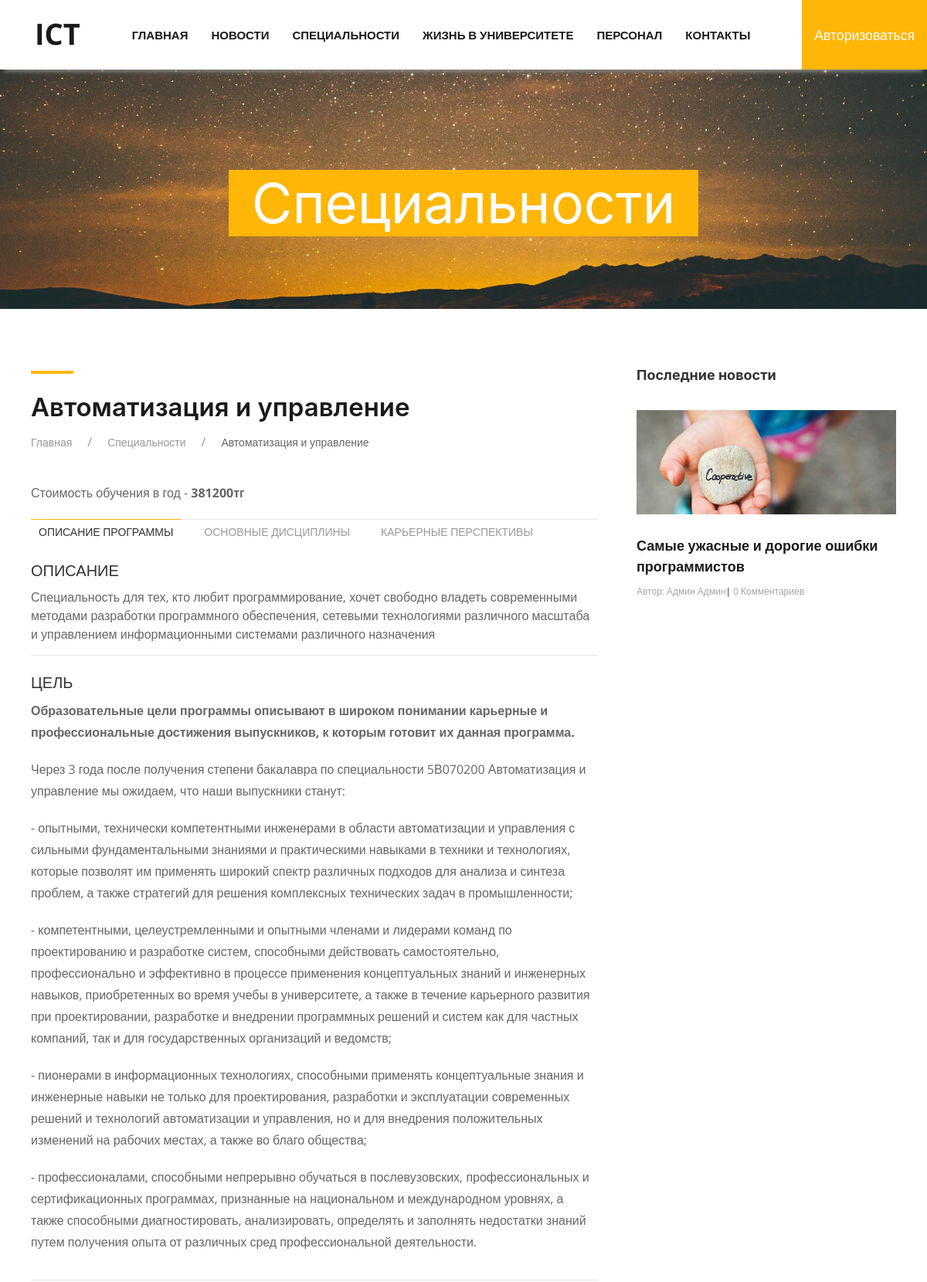
Before: /specialty/automation-and-managament/ (upper part) with the older database file.
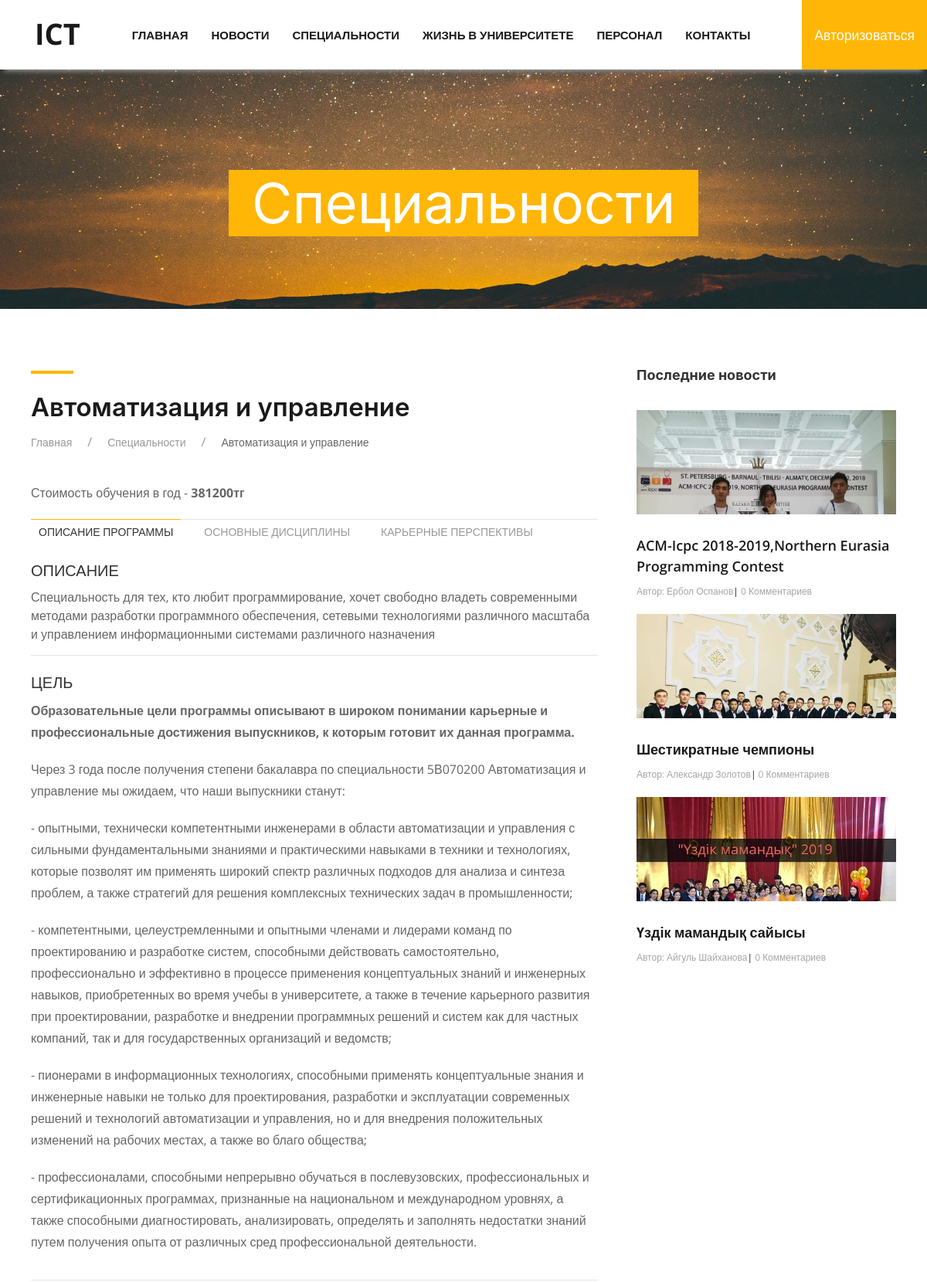
After: the same page with the newer database file.
### ICTapp/models.py (models this page shows, shortened)
class Specialty(models.Model):
   name = models.CharField(max_length=100)
   slug = models.SlugField()
   price = models.IntegerField()
   description = models.TextField(blank=True)
   purpose = models.TextField(blank=True)
   tasks = models.TextField(blank=True)
   perspectives = models.TextField(blank=True)
   img = models.ImageField(upload_to='Specialty_images', blank=True)

### News/models.py (models this page shows, shortened)
class Post(models.Model):
   author = models.ForeignKey(User, on_delete=models.CASCADE)
   title = models.CharField(max_length=100)
   text = models.TextField()
   img = models.ImageField(upload_to='posts_images', blank=True)
   img_1 = models.ImageField(upload_to='posts_images', blank=True)
   img_2 = models.ImageField(upload_to='posts_images', blank=True)
   img_3 = models.ImageField(upload_to='posts_images', blank=True)
   img_4 = models.ImageField(upload_to='posts_images', blank=True)
   date = models.DateTimeField(default=timezone.now)
   def get_absolute_url(self):
      return reverse('news_detail_url', kwargs={'pk':self.pk})
   def get_comment_count(self):
      return self.comments.all().filter(approved=True).count()

### ICTapp/views.py (the view)
# urls.py: path('specialty/<str:slug>/', SpecialtyDetailView.as_view(), name='specialty_detail_url'),
class SpecialtyDetailView(View):
   def get(self, request, slug):
      speciality = get_object_or_404(Specialty, slug=slug)
      latest_news = Post.objects.filter().order_by('-date')[:3]
      return render(request, 'ICTapp/specialty_detail.html', context={
         'speciality': speciality,
         'latest_news': latest_news,
      })

### ICTapp/context_processors.py (called while the page is built)
def question_form(request):
   if request.method == 'POST':
      bound_form = QuestionForm(request.POST)
      if bound_form.is_valid():
         bound_form.save()
         messages.success(request, f'Ваш вопрос принят. Прошу ожидайте ответа')
   return {'question_form': QuestionForm()}

### ICTapp/models.py (called while the page is built)
   def __str__(self):
      return self.name

### ICTapp/templates/ICTapp/specialty_detail.html (shortened to what this page needs)
{% extends 'base.html' %}
{% block content %}
   <div class="news-header parallax-window" data-parallax="scroll" data-image-src="/media/background-images/books.jpg">
      <h1>Специальности</h1>
   </div>
   <section id="specialty" class="specialty section">
      <div class="wrapper news-wrap flex j-sb">
         <div class="news-box">
            <h3 class="specialty-title">{{ speciality.name }}</h3>
            <ul class="uk-breadcrumb breadcrumb">
               <li><a href="{% url 'home_url' %}">Главная</a></li>
               <li><a href="{% url 'specialty_url' %}">Специальности</a></li>
               <li><span>{{ speciality.name }}</span></li>
            </ul>
            <div class="specialty-box">
               <p>Стоимость обучения в год - <strong>{{ speciality.price }}тг</strong></p>
               <ul class="uk-tab-bottom" uk-tab>
                  <li class="uk-active"><a href="#">Описание программы</a></li>
                  <li><a href="#">Основные дисциплины</a></li>
                  <li><a href="#">Карьерные перспективы</a></li>
               </ul>
               <ul class="uk-switcher uk-margin">
                  <li>
                     <dl class="uk-description-list">
                        <dt class="specialty-box__desc-title">Описание</dt>
                        <dd>
                           {{ speciality.description|safe }}
                        </dd>
                        <dt class="specialty-box__desc-title">Цель</dt>
                        <dd>
                           {{ speciality.purpose|safe }}
                        </dd>
                     </dl>
                  </li>
               </ul>
            </div>
         </div>
         {% include 'includes/latest_news.html' %}
   </section>
{% endblock content %}

### ICTapp/templates/base.html (shortened to what this page needs)
{% load static %}
<!DOCTYPE html>
<html lang="ru">
<head>
   <link rel="stylesheet" href="{% static 'css/font-awesome.min.css' %}">
   <link rel="stylesheet" href="{% static 'css/main.css' %}">
   <link rel="stylesheet" href="{% static 'css/uikit.min.css' %}">
</head>
<body>
   <nav class="flex j-sb flex-align-center">
      <div class="logo">
         <a class="text-decor-none transition" href="{% url 'home_url' %}">ICT</a>
      </div>
      <ul class="menu flex">
         <li class="menu_item">
            <a href="{% url 'home_url' %}" class="menu_link transition text-decor-none text-decor-none">Главная</a>
         </li>
         <li class="menu_item">
            <a href="{% url 'news_url' %}" class="menu_link transition text-decor-none">Новости</a>
         </li>
         <li class="menu_item">
            <a href="{% url 'specialty_url' %}" class="menu_link transition text-decor-none">Специальности</a>
         </li>
         <li class="menu_item">
            <a href="{% url 'informations_url' %}" class="menu_link transition text-decor-none">Жизнь в университете</a>
         </li>
         <li class="menu_item">
            <a href="{% url 'staff_url' %}" class="menu_link transition text-decor-none">Персонал</a>
         </li>
         <li class="menu_item">
            <a href="#footer" class="menu_link transition text-decor-none" uk-scroll>Контакты</a>
         </li>
      </ul>
      <div class="auth-box">
         {% if user.is_authenticated %}
            <p class="auth-box-true">
               <a href="{% url 'profile_url' %}" class="text-decor-none transition">Профиль</a>
               <br>
               <a href="{% url 'sign_out_url' %}" class="text-decor-none transition">Выйти</a>
            </p>
         {% else %}
            <p class="auth-box-false">
               <a href="{% url 'sign_in_url' %}" class="text-decor-none transition">Авторизоваться</a>
            </p>
         {% endif %}
      </div>
   </nav>
   {% block content %}
   {% endblock content %}
</body>
</html>

### ICTapp/templates/includes/latest_news.html
<div class="news-more">
      <h3 class="text-title news-more__title">Последние новости</h3>
      <div class="news-more-box">
         {% for post in latest_news %}
            <div class="news-more__item">
               {% if post.img %}
                  <div class="news-more__img">
                     <img src="{{ post.img.url }}" alt="news">
                  </div>
               {% endif %}
               <a class="text-decor-none news-more__link" href="{{ post.get_absolute_url }}">
                  {{ post.title }}
               </a>
               <p class="news-more__author">Автор: {{ post.author.get_full_name }}<span>|</span> {{ post.get_comment_count }} Комментариев</p>
            </div>
         {% endfor %}
      </div>
   </div>
</div>

### ICTapp/static/css/main.css (style rules this page uses)
* { margin: 0; padding: 0; -webkit-box-sizing: border-box; box-sizing: border-box; font-family: 'Open Sans', sans-serif; text-shadow: rgba(0, 0, 0, .01) 0 0 1px; }
.teachers.section, .events.section, .specialty.section, .talents.section, .news-section.section { margin: 80px 0; }
.text-decor-none, .text-decor-none:hover { text-decoration: none; }
.flex { display: -webkit-box; display: -ms-flexbox; display: flex; }
.j-sb { -webkit-box-pack: justify; -ms-flex-pack: justify; justify-content: space-between; }
.flex-align-center { -webkit-box-align: center; -ms-flex-align: center; align-items: center; }
.section { margin: 110px 0 80px; }
.news-box__container .news-action-dropdown p, .auth-box p, .teachers-box__name { margin: 0; }
.transition { -webkit-transition: all 0.3s; transition: all 0.3s; }
.text-title { font-size: 21px; font-weight: 600; }
.wrapper { max-width: 1170px; margin: 0 auto; padding: 0 25px; }
nav { position: fixed; z-index: 999; top: 4%; width: 85%; left: 7.5%; background-color: #fff; color: #1a1a1a; -webkit-box-shadow: 0 8px 6px -6px #999; box-shadow: 0 8px 6px -6px #999; overflow: hidden; }
.logo { margin-left: 45px; font-family: 'Courgette'; font-weight: 700; line-height: 45px; text-align: center; font-size: 30px; }
.logo a { color: #1a1a1a; font-size: 38px; }
nav .menu { margin: 0; padding: 0; list-style-type: none; text-transform: uppercase; }
.menu_item { margin-left: 30px; font-weight: 700; font-size: 15px; }
.menu_link { text-decoration: none; color: #1a1a1a; }
.auth-box { background-color: rgb(255, 182, 6); font-size: 1.1em; text-align: center; }
.auth-box-false { padding: 32px 16px; }
.auth-box a { color: #fff; }
.specialty-title { color: #1a1a1a; font-size: 33px; margin-bottom: 0; font-weight: 600; }
.specialty-title::before { content: ''; display: block; background: #ffb606; width: 55px; margin: 0 0 20px; height: 4px; }
.specialty-box .uk-tab > .uk-active > a { border-color: #ffb606; }
.specialty-box .specialty-box__desc-title { font-size: 20px; margin-bottom: 7px; }
.specialty-box dd { padding-bottom: 15px; border-bottom: 1px solid #E5E5E5; }
.specialty-box p { line-height: 1.75; }
.specialty .breadcrumb { margin-top: 10px; margin-bottom: 40px; }
.news-header { background-repeat: no-repeat; background-size: cover; text-align: center; height: 400px; }
.news-header h1 { background: #ffb606; font-size: 72px; font-weight: 400; color: #fff; display: inline-block; padding: 0 30px; margin-top: 220px; }
.news-box { width: 65.5%; }
.news-more { width: 30%; }
.news-more__title { margin-top: -7px; margin-bottom: 33px; font-weight: 700; font-size: 18px; }
.news-more__img { height: 135px; overflow: hidden; }
.news-more__img img { width: 100%; min-height: 100%; }
.news-more__link { font-weight: 600; font-size: 18px; color: #1a1a1a; margin: 27px 0 10px; display: inline-block; text-decoration: none; }
.news-more__author { margin: 0; color: #a5a5a5; font-size: 12px; }
.news-more__item { margin-bottom: 20px; }
.news-more__author span { color: #1a1a1a; }
.news-action-button__link-edit i, .menu_item:first-child { margin-left: 0px; }
@media (max-width: 1280px) { nav { left: 0; top: 0; width: 100%; } }

Changed rows visible on the page:
no longer on this page (row unchanged): Post: img (picture), title "Самые ужасные и дорогие ошибки программистов", author.get_full_name "Админ Админ", get_comment_count "0"
added Post: img (picture), title "ACM-Icpc 2018-2019,Northern Eurasia Programming Contest", author.get_full_name "Ербол Оспанов", get_comment_count "0"
added Post: img (picture), title "Шестикратные чемпионы", author.get_full_name "Александр Золотов", get_comment_count "0"
added Post: img (picture), title "Үздік мамандық сайысы", author.get_full_name "Айгуль Шайханова", get_comment_count "0"
